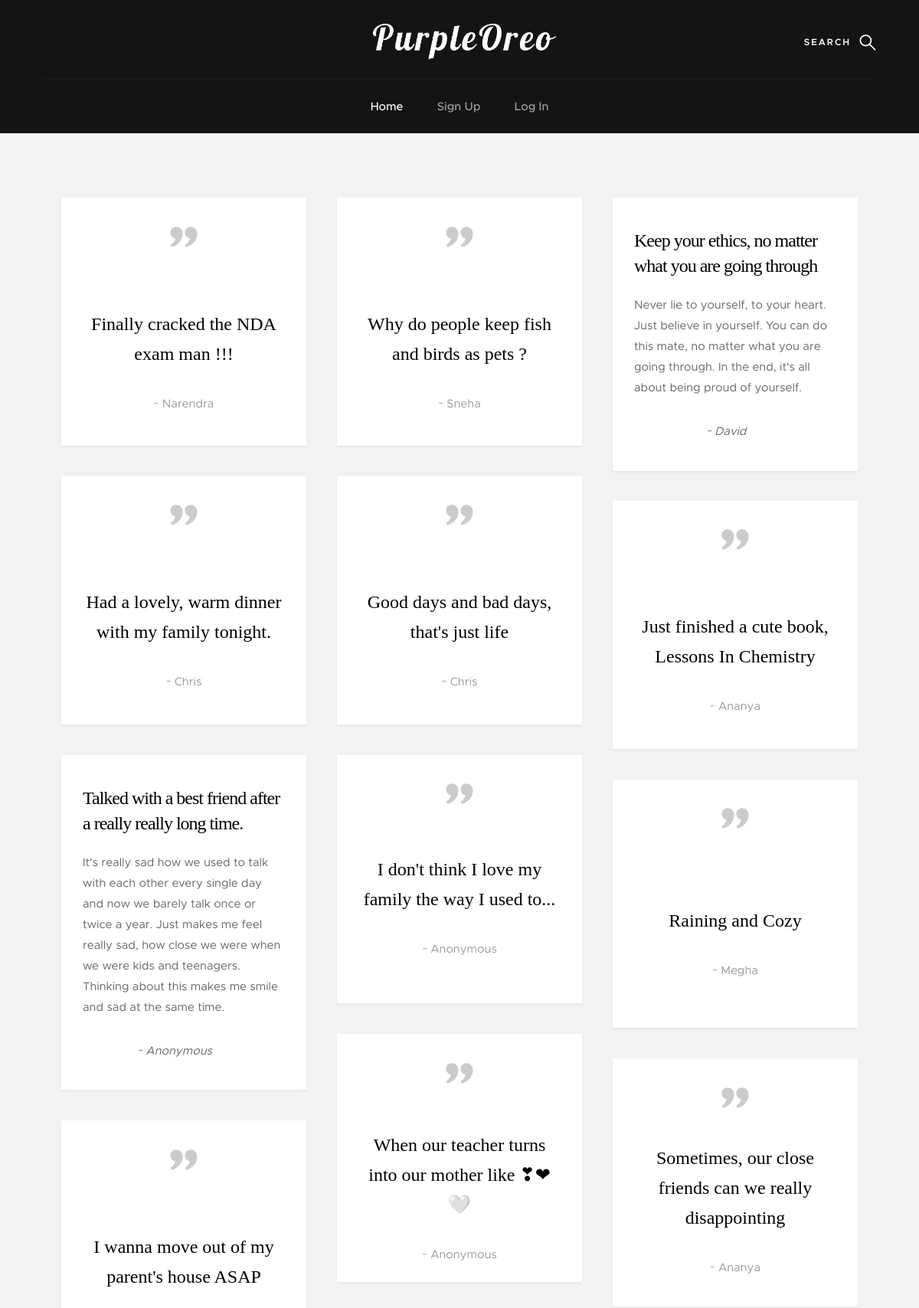
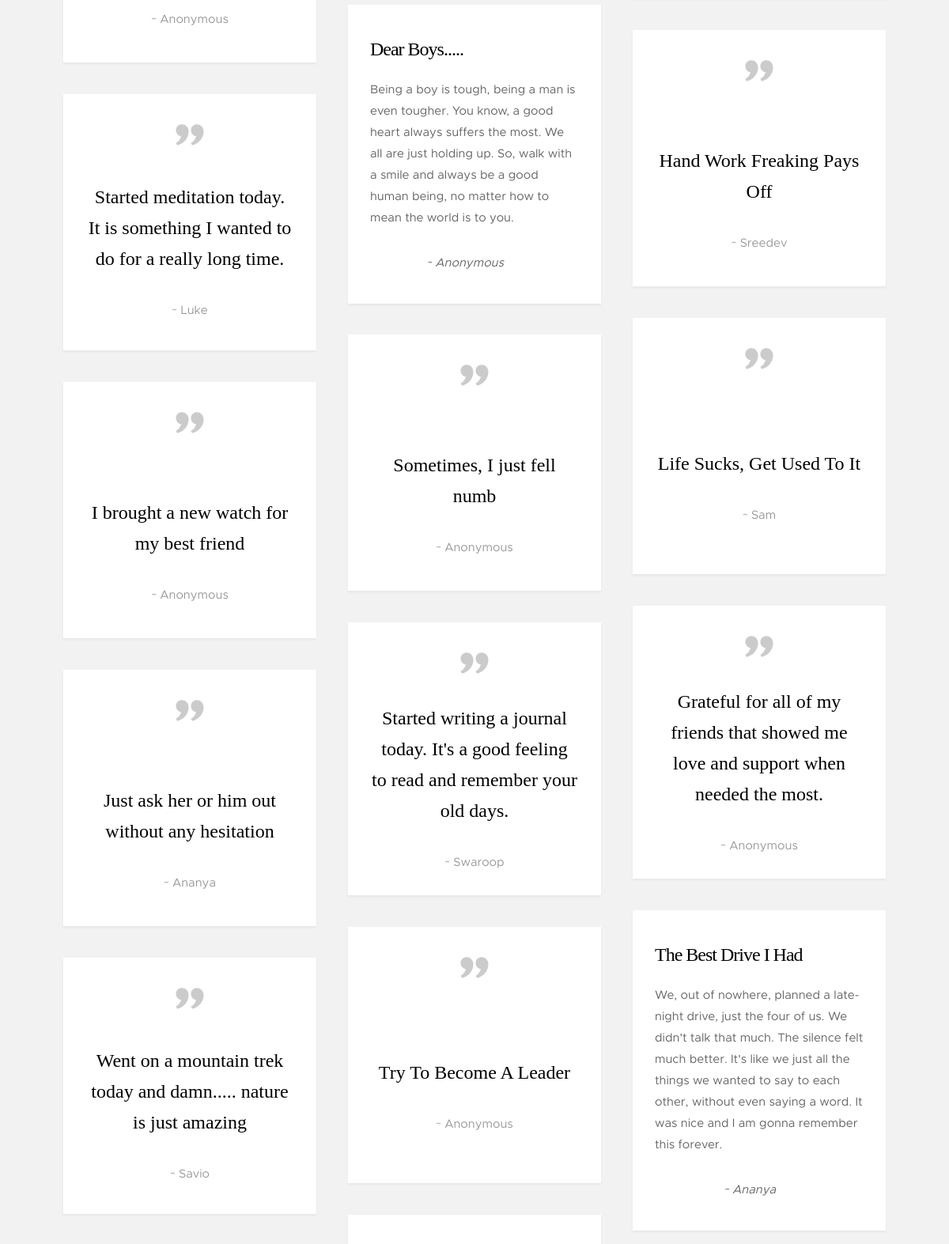
The page / (upper part) on the database its author committed (2 pictures, top to bottom).
### Main/models.py (models this page shows, shortened)
class Post(models.Model):
    author = models.ForeignKey(User, on_delete=models.CASCADE)
    confess = models.CharField(max_length=200, null=True, blank=True)
    short_story = models.TextField(null=True, blank=True)
    created_at = models.DateTimeField(default=datetime.date.today())
    stay_hidden = models.BooleanField(default=False, help_text='Stay Anonymous')
    slug = models.SlugField(max_length=1001)

### Main/views.py (the view)
# urls.py: path('', HomeView.as_view(), name='index'),
class HomeView(ListView):
    model = Post
    template_name = 'index.html'
    ordering = ['-created_at']

### Templates/index.html (shortened to what this page needs)
{% load static %}
<!DOCTYPE html>
<html class="no-js" lang="en">
<head>
    <link rel="stylesheet" href="{% static 'css/base.css' %}">
    <link rel="stylesheet" href="{% static 'css/vendor.css' %}">
    <link rel="stylesheet" href="{% static 'css/main.css' %}">
</head>
<body id="top">
    <section class="s-pageheader s-pageheader--home">
        <header class="header">
            <div class="header__content row">
                <div class="header__logo">
                    <a class="logo" href="/">
                        <img src="{% static 'images/logo.png' %}" style="size: 100px;" alt="PurpleOrea">
                    </a>
                </div>
                <ul class="header__social">
                    <li><a href="https://instagram.com/devdesignz.inc"><i class="fa fa-instagram" aria-hidden="true"></i></a></li>
                    <li><a href="https://facebook.com"><i class="fa fa-facebook" aria-hidden="true"></i></a></li>
                    <li><a href="https://twitter.com"><i class="fa fa-twitter" aria-hidden="true"></i></a></li>
                    <li><a href="https://pinterest.com"><i class="fa fa-pinterest" aria-hidden="true"></i></a></li>
                </ul>
                <a class="header__search-trigger" href="#0"></a>
                <nav class="header__nav-wrap">
                    <ul class="header__nav">
                        <li class="current"><a href="/">Home</a></li>
                        {% if user.is_authenticated %}
                            {% if user.is_superuser %}
                            <li><a href="/admin/">Admin Dashboard</a></li>
                            {% endif %}
                        <li><a href="{% url 'dashboard' %}">Dashboard</a></li>
                        <li><a href="{% url 'add-post' %}">Add Post</a></li>
                        <li><a href="{% url 'logout' %}">Log Out</a></li>
                        {% else %}
                        <li><a href="{% url 'register' %}" title="">Sign Up</a></li>
                        <li><a href="{% url 'login' %}" title="">Log In</a></li>
                        {% endif %}
                    </ul>
                </nav>
            </div>
        </header>
    </section>
    <section class="s-content">
        <div class="row masonry-wrap">
            <div class="masonry">
                {% for post in object_list %}
                {% if post.short_story %}
                <article class="masonry__brick entry format-standard" data-aos="fade-up">
                    <div class="entry__text"  style="padding-bottom: 7.5px; padding-top: 40px;">
                        <div class="entry__header">
                            <h1 class="entry__title"><a>{{post.confess}}</a></h1>
                        </div>
                        <div class="entry__excerpt">
                            <p>{{post.short_story}}</p>
                            <p style="text-align: center; padding-right: 9%;">
                                {% if post.stay_hidden %}
                                <cite>~ Anonymous</cite>
                                {% else %}
                                <cite>~ {{post.author.first_name}}</cite>
                                {% endif %}
                            </p>
                        </div>
                    </div>
                </article>
                {% else %}
                <article class="masonry__brick entry format-quote" data-aos="fade-up">
                    <div class="entry__thumb" style="padding-bottom: 0px;">
                        <blockquote>
                                <p>{{post.confess}}</p>
                                {% if post.stay_hidden %}
                                <cite>~ Anonymous</cite>
                                {% else %}
                                <cite>~ {{post.author.first_name}}</cite>
                                {% endif %}
                                {% if post.confess|length > 50 %}<br>{% endif %}
                        </blockquote>
                    </div>
                </article>
                {% endif %}
                {% endfor %}
            </div>
        </div>
    </section>
</body>
</html>

### static/css/base.css (style rules this page uses)
html { font-family: sans-serif; line-height: 1.15; -ms-text-size-adjust: 100%; -webkit-text-size-adjust: 100%; }
body { margin: 0; }
article, aside, footer, header, nav, section { display: block; }
h1 { font-size: 2em; margin: 0.67em 0; }
a { background-color: transparent; -webkit-text-decoration-skip: objects; }
img { border-style: none; }
html { font-size: 62.5%; box-sizing: border-box; }
*, *::before, *::after { box-sizing: inherit; }
body { font-weight: normal; line-height: 1; word-wrap: break-word; text-rendering: optimizeLegibility; -webkit-overflow-scrolling: touch; -webkit-text-size-adjust: none; }
body, input, button { -moz-osx-font-smoothing: grayscale; -webkit-font-smoothing: antialiased; }
img, video { max-width: 100%; height: auto; }
div, dl, dt, dd, ul, ol, li, h1, h2, h3, h4, h5, h6, pre, form, p, blockquote, th, td { margin: 0; padding: 0; }
h1, h2, h3, h4, h5, h6 { -webkit-font-smoothing: auto; -webkit-font-smoothing: antialiased; -webkit-font-variant-ligatures: common-ligatures; -moz-font-variant-ligatures: common-ligatures; font-variant-ligatures: common-ligatures; text-rendering: optimizeLegibility; }
em, i { font-style: italic; line-height: inherit; }
ol, ul { list-style: none; }
li { display: block; }
a { text-decoration: none; line-height: inherit; }
a img { border: none; }
.row { width: 94%; max-width: 1200px; margin: 0 auto; }
.row:after { content: ""; display: table; clear: both; }

### rows shown on the page
Post: confess "Finally cracked the NDA exam man !!!", author.first_name "Narendra"
Post: confess "Why do people keep fish and birds as pets ?", author.first_name "Sneha"
Post: confess "Keep your ethics, no matter what you are going through", short_story "Never lie to yourself, to your heart. Just believe in yourself. You can do this mate, no matter what you are going through. In the end, it's all about being proud of yourself.", author.first_name "David"
Post: confess "Had a lovely, warm dinner with my family tonight.", author.first_name "Chris"
Post: confess "Good days and bad days, that's just life", author.first_name "Chris"
Post: confess "Just finished a cute book, Lessons In Chemistry", author.first_name "Ananya"
Post: confess "Talked with a best friend after a really really long time.", short_story "It's really sad how we used to talk with each other every single day and now we barely talk once or twice a year. Just makes me feel really sad, how close we were when we were kids and teenagers. Thinking about this makes me smile and sad at the same time.", stay_hidden "~ Anonymous"
Post: confess "I don't think I love my family the way I used to...", stay_hidden "~ Anonymous"
Post: confess "Raining and Cozy", author.first_name "Megha"
Post: confess "When our teacher turns into our mother like ❣❤🤍", stay_hidden "~ Anonymous"
Post: confess "Sometimes, our close friends can we really disappointing", author.first_name "Ananya"
Post: confess "I wanna move out of my parent's house ASAP", stay_hidden "~ Anonymous"
Post: confess "Dear Boys.....", short_story "Being a boy is tough, being a man is even tougher. You know, a good heart always suffers the most. We all are just holding up. So, walk with a smile and always be a good human being, no matter how to mean the world is to you.", stay_hidden "~ Anonymous"
Post: confess "Hand Work Freaking Pays Off", author.first_name "Sreedev"
Post: confess "Started meditation today. It is something I wanted to do for a really long time.", author.first_name "Luke"
Post: confess "Life Sucks, Get Used To It", author.first_name "Sam"
Post: confess "Sometimes, I just fell numb", stay_hidden "~ Anonymous"
Post: confess "I brought a new watch for my best friend", stay_hidden "~ Anonymous"
Post: confess "Grateful for all of my friends that showed me love and support when needed the most.", stay_hidden "~ Anonymous"
Post: confess "Started writing a journal today. It's a good feeling to read and remember your old days.", author.first_name "Swaroop"
Post: confess "Just ask her or him out without any hesitation", author.first_name "Ananya"
Post: confess "The Best Drive I Had", short_story "We, out of nowhere, planned a late-night drive, just the four of us. We didn't talk that much. The silence felt much better. It's like we just all the things we wanted to say to each other, without even saying a word. It was nice and I am gonna remember this forever.", author.first_name "Ananya"
Post: confess "Try To Become A Leader", stay_hidden "~ Anonymous"
Post: confess "Went on a mountain trek today and damn..... nature is just amazing", author.first_name "Savio"
